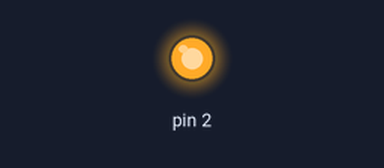
Bench run of a sketch on a simulated Arduino Uno, built with avr-gcc and run on an emulated ATmega328P. Parts: output pins drawn as LEDs (lit = HIGH).

Above: at 0.1 s.
Timing chart, 0 to 1.6 s (numbered marks = the images above):
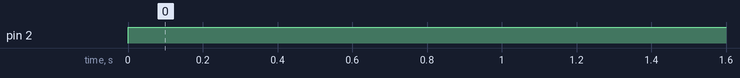

The sketch:

sketch_sep11a.ino
```cpp
// Programa para pagar y prender un LED
// 11 de Septiembre, 2019.
// Nathalia Avila.
// Versión 1.0

void setup() {

pinMode(2,OUTPUT);

}

void loop() {
  // put your main code here, to run repeatedly:
  digitalWrite(2,HIGH);
  delay(1000);
  digitalWrite(2,HIGH);
  delay(10000);

}
```

Measured:
- by itself, pin 2: LOW → HIGH at 0.00 s
